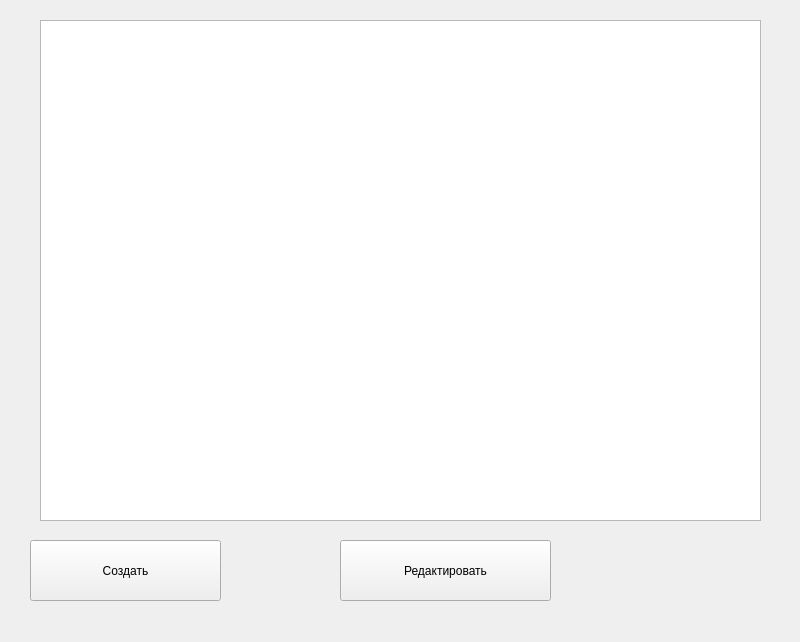
<?xml version="1.0" encoding="UTF-8"?>
<ui version="4.0">
 <class>MainWindow</class>
 <widget class="QMainWindow" name="MainWindow">
  <property name="geometry">
   <rect>
    <x>0</x>
    <y>0</y>
    <width>800</width>
    <height>642</height>
   </rect>
  </property>
  <property name="windowTitle">
   <string>MainWindow</string>
  </property>
  <widget class="QWidget" name="centralwidget">
   <widget class="QTableWidget" name="tableWidget">
    <property name="geometry">
     <rect>
      <x>40</x>
      <y>20</y>
      <width>721</width>
      <height>501</height>
     </rect>
    </property>
   </widget>
   <widget class="QPushButton" name="save_b">
    <property name="geometry">
     <rect>
      <x>30</x>
      <y>540</y>
      <width>191</width>
      <height>61</height>
     </rect>
    </property>
    <property name="text">
     <string>Создать</string>
    </property>
   </widget>
   <widget class="QPushButton" name="edit_b">
    <property name="geometry">
     <rect>
      <x>340</x>
      <y>540</y>
      <width>211</width>
      <height>61</height>
     </rect>
    </property>
    <property name="text">
     <string>Редактировать</string>
    </property>
   </widget>
  </widget>
 </widget>
 <resources/>
 <connections/>
</ui>
